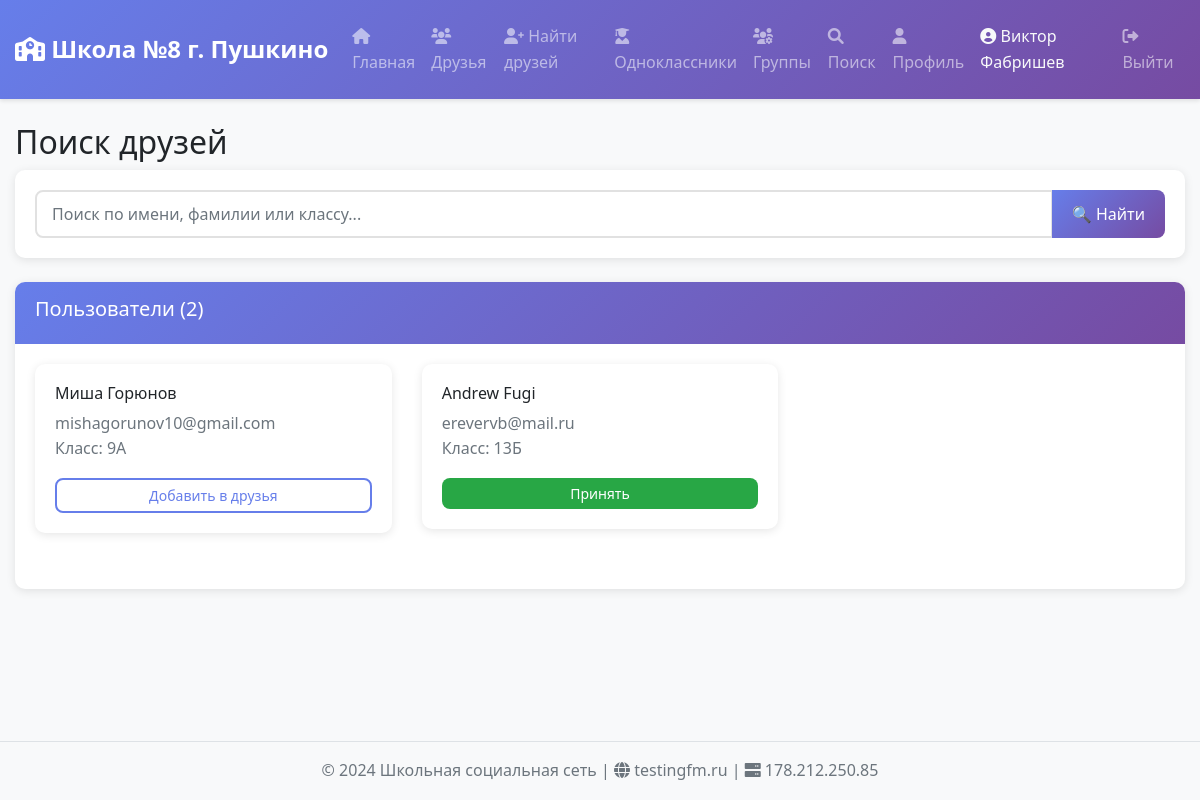
The page /find_friends (signed in) on the database its author committed.
### models.py (models this page shows, shortened)
class User(UserMixin, db.Model):
    __tablename__ = 'users'
    id = db.Column(db.Integer, primary_key=True)
    email = db.Column(db.String(120), unique=True, nullable=False)
    password = db.Column(db.String(200), nullable=False)
    first_name = db.Column(db.String(50), nullable=False)
    last_name = db.Column(db.String(50), nullable=False)
    class_name = db.Column(db.String(20), nullable=False)
    created_at = db.Column(db.DateTime, default=datetime.utcnow)
    sent_friendships = db.relationship('Friendship',
                                        foreign_keys='Friendship.user1_id',
                                        backref='user1', lazy=True)
    received_friendships = db.relationship('Friendship',
                                          foreign_keys='Friendship.user2_id',
                                          backref='user2', lazy=True)
    @property
    def is_authenticated(self):
        return True

### app.py (the view)
@app.route('/find_friends')
@login_required
def find_friends():
    query = request.args.get('q', '')
    if query:
        users = User.query.filter(
            or_(
                User.first_name.ilike(f'%{query}%'),
                User.last_name.ilike(f'%{query}%'),
                User.class_name.ilike(f'%{query}%')
            )
        ).filter(User.id != current_user.id).all()
    else:
        users = User.query.filter(User.id != current_user.id).all()
    return render_template('find_friends.html', users=users, query=query)

### app.py (called while the page is built)
@login_manager.user_loader
def load_user(user_id):
    return User.query.get(int(user_id))

### templates/find_friends.html
{% extends "base.html" %}
{% block content %}
<div class="row">
    <div class="col-md-12">
        <h2>Поиск друзей</h2>
        <div class="card mb-4">
            <div class="card-body">
                <form method="GET" action="{{ url_for('find_friends') }}">
                    <div class="input-group">
                        <input type="text" name="q" class="form-control" placeholder="Поиск по имени, фамилии или классу..." value="{{ query }}">
                        <button type="submit" class="btn btn-primary">🔍 Найти</button>
                    </div>
                </form>
            </div>
        </div>
        <div class="card">
            <div class="card-header">
                <h5>Пользователи ({{ users|length }})</h5>
            </div>
            <div class="card-body">
                {% if users %}
                    <div class="row">
                        {% for user in users %}
                        <div class="col-md-4 mb-3">
                            <div class="card">
                                <div class="card-body">
                                    <h6 class="card-title">{{ user.first_name }} {{ user.last_name }}</h6>
                                    <p class="card-text text-muted">
                                        {{ user.email }}<br>
                                        Класс: {{ user.class_name }}
                                    </p>
                                    {% set friendship = namespace(value=None) %}
                                    {% for f in current_user.sent_friendships %}
                                        {% if f.user2_id == user.id %}
                                            {% set friendship.value = f %}
                                        {% endif %}
                                    {% endfor %}
                                    {% if not friendship.value %}
                                        {% for f in current_user.received_friendships %}
                                            {% if f.user1_id == user.id %}
                                                {% set friendship.value = f %}
                                            {% endif %}
                                        {% endfor %}
                                    {% endif %}
                                    <div class="btn-group w-100">
                                        {% if friendship.value and friendship.value.status == 'accepted' %}
                                            <span class="btn btn-success btn-sm disabled">Друг</span>
                                            <a href="{{ url_for('chat', friend_id=user.id) }}" class="btn btn-primary btn-sm">Написать</a>
                                        {% elif friendship.value and friendship.value.status == 'pending' %}
                                            {% if friendship.value.user1_id == current_user.id %}
                                                <span class="btn btn-warning btn-sm disabled">Запрос отправлен</span>
                                            {% else %}
                                                <a href="{{ url_for('accept_friend', friendship_id=friendship.value.id) }}" class="btn btn-success btn-sm">Принять</a>
                                            {% endif %}
                                        {% else %}
                                            <a href="{{ url_for('add_friend', user_id=user.id) }}" class="btn btn-outline-primary btn-sm">Добавить в друзья</a>
                                        {% endif %}
                                    </div>
                                </div>
                            </div>
                        </div>
                        {% endfor %}
                    </div>
                {% else %}
                    <p class="text-muted">Пользователи не найдены</p>
                {% endif %}
            </div>
        </div>
    </div>
</div>
{% endblock %}

### templates/base.html (shortened to what this page needs)
<!DOCTYPE html>
<html lang="ru">
<head>
    <link href="https://cdn.jsdelivr.net/npm/bootstrap@5.1.3/dist/css/bootstrap.min.css" rel="stylesheet">
    <link rel="stylesheet" href="https://cdnjs.cloudflare.com/ajax/libs/font-awesome/6.0.0/css/all.min.css">
    <link href="{{ url_for('static', filename='style.css') }}" rel="stylesheet">
</head>
<body>
    <nav class="navbar navbar-expand-lg navbar-dark bg-primary">
        <div class="container">
            <a class="navbar-brand" href="{{ url_for('index') }}">
                <i class="fas fa-school"></i> Школа №8 г. Пушкино
            </a>
            <div class="collapse navbar-collapse" id="navbarNav">
                <div class="navbar-nav me-auto">
                    {% if current_user.is_authenticated %}
                        <a class="nav-link" href="{{ url_for('index') }}">
                            <i class="fas fa-home"></i> Главная
                        </a>
                        <a class="nav-link" href="{{ url_for('friends') }}">
                            <i class="fas fa-users"></i> Друзья
                        </a>
                        <a class="nav-link" href="{{ url_for('find_friends') }}">
                            <i class="fas fa-user-plus"></i> Найти друзей
                        </a>
                        <a class="nav-link" href="{{ url_for('classmates') }}">
                            <i class="fas fa-user-graduate"></i> Одноклассники
                        </a>
                        <a class="nav-link" href="{{ url_for('groups') }}">
                            <i class="fas fa-users-cog"></i> Группы
                        </a>
                        <a class="nav-link" href="{{ url_for('search') }}">
                            <i class="fas fa-search"></i> Поиск
                        </a>
                        <a class="nav-link" href="{{ url_for('profile') }}">
                            <i class="fas fa-user"></i> Профиль
                        </a>
                    {% endif %}
                </div>
                <div class="navbar-nav ms-auto">
                    {% if current_user.is_authenticated %}
                        <span class="nav-link text-light">
                            <i class="fas fa-user-circle"></i> {{ current_user.first_name }} {{ current_user.last_name }}
                        </span>
                        <a class="nav-link" href="{{ url_for('logout') }}">
                            <i class="fas fa-sign-out-alt"></i> Выйти
                        </a>
                    {% endif %}
                </div>
            </div>
        </div>
    </nav>
    <div class="container mt-4">
        {% block content %}{% endblock %}
    </div>
    <footer class="bg-light text-center text-muted py-3 mt-4">
        <div class="container">
            <p class="mb-0">
                &copy; 2024 Школьная социальная сеть |
                <i class="fas fa-globe"></i> testingfm.ru |
                <i class="fas fa-server"></i> 178.212.250.85
            </p>
        </div>
    </footer>
</body>
</html>

### static/style.css (style rules this page uses)
* { margin: 0; padding: 0; box-sizing: border-box; }
body { font-family: 'Segoe UI', Tahoma, Geneva, Verdana, sans-serif; background-color: #f8f9fa; color: #212529; line-height: 1.6; min-height: 100vh; display: flex; flex-direction: column; }
.container { max-width: 1200px; margin: 0 auto; padding: 0 15px; flex: 1; }
.navbar { background: linear-gradient(135deg, #667eea 0%, #764ba2 100%); padding: 1rem 0; box-shadow: 0 2px 4px rgba(0,0,0,0.1); }
.navbar-brand { color: white; font-size: 1.5rem; font-weight: bold; text-decoration: none; }
.navbar-nav { display: flex; list-style: none; margin: 0; padding: 0; }
.nav-link { color: rgba(255,255,255,0.9); text-decoration: none; padding: 0.5rem 1rem; transition: color 0.3s; }
.card { background: white; border-radius: 10px; box-shadow: 0 2px 10px rgba(0,0,0,0.1); margin-bottom: 20px; overflow: hidden; border: none; }
.card-header { background: linear-gradient(135deg, #667eea 0%, #764ba2 100%); color: white; padding: 15px 20px; font-size: 1.2rem; font-weight: 600; border-bottom: none; }
.card-body { padding: 20px; }
.form-control { width: 100%; padding: 10px 15px; font-size: 1rem; border: 2px solid #e1e1e1; border-radius: 8px; transition: border-color 0.3s; }
.btn { display: inline-block; padding: 10px 20px; font-size: 1rem; font-weight: 500; text-align: center; text-decoration: none; border: none; border-radius: 8px; cursor: pointer; transition: all 0.3s; }
.btn-primary { background: linear-gradient(135deg, #667eea 0%, #764ba2 100%); color: white; }
.btn-success { background: #28a745; color: white; }
.btn-outline-primary { background: transparent; border: 2px solid #667eea; color: #667eea; }
.btn-sm { padding: 5px 10px; font-size: 0.875rem; }
.btn-group { display: flex; gap: 5px; }
.row { display: flex; flex-wrap: wrap; margin: 0 -15px; }
.col-md-3, .col-md-4, .col-md-6, .col-md-8, .col-md-9, .col-md-12 { padding: 0 15px; box-sizing: border-box; }
.col-md-4 { width: 33.333%; }
.col-md-12 { width: 100%; }
.text-center { text-align: center; }
.text-muted { color: #6c757d; }
.mt-4 { margin-top: 1.5rem; }
.mb-3 { margin-bottom: 1rem; }
.mb-4 { margin-bottom: 1.5rem; }
.w-100 { width: 100%; }
.ms-auto { margin-left: auto; }
footer { background: #f8f9fa; border-top: 1px solid #dee2e6; margin-top: auto; }

### rows shown on the page
User: first_name "Виктор", last_name "Фабришев"
User: first_name "Миша", last_name "Горюнов", email "mishagorunov10@gmail.com", class_name "9А"
User: first_name "Andrew", last_name "Fugi", email "erevervb@mail.ru", class_name "13Б"

### other values the page prints
{{ users|length }} "2"
